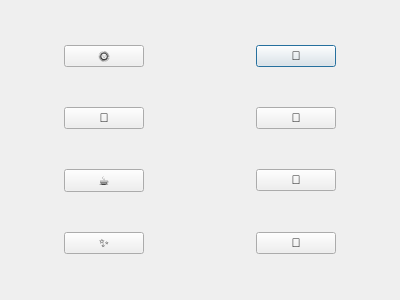
<?xml version="1.0" encoding="UTF-8"?>
<ui version="4.0">
 <class>StickerPicker</class>
 <widget class="QDialog" name="StickerPicker">
  <property name="geometry">
   <rect>
    <x>0</x>
    <y>0</y>
    <width>400</width>
    <height>300</height>
   </rect>
  </property>
  <property name="windowTitle">
   <string>Dialog</string>
  </property>
  <layout class="QGridLayout" name="gridLayout">
   <item row="0" column="1" alignment="Qt::AlignmentFlag::AlignHCenter">
    <widget class="QPushButton" name="btnRainbow">
     <property name="text">
      <string>🌈</string>
     </property>
    </widget>
   </item>
   <item row="1" column="0" alignment="Qt::AlignmentFlag::AlignHCenter">
    <widget class="QPushButton" name="btnMoon">
     <property name="text">
      <string>🌙</string>
     </property>
    </widget>
   </item>
   <item row="3" column="0" alignment="Qt::AlignmentFlag::AlignHCenter">
    <widget class="QPushButton" name="btnSparkle">
     <property name="text">
      <string>✨</string>
     </property>
    </widget>
   </item>
   <item row="1" column="1" alignment="Qt::AlignmentFlag::AlignHCenter|Qt::AlignmentFlag::AlignTop">
    <widget class="QPushButton" name="btnFlower">
     <property name="text">
      <string>🌸</string>
     </property>
    </widget>
   </item>
   <item row="2" column="0" alignment="Qt::AlignmentFlag::AlignHCenter">
    <widget class="QPushButton" name="btnCoffee">
     <property name="text">
      <string>☕</string>
     </property>
    </widget>
   </item>
   <item row="3" column="1" alignment="Qt::AlignmentFlag::AlignHCenter">
    <widget class="QPushButton" name="btnButterfly">
     <property name="text">
      <string>🦋</string>
     </property>
    </widget>
   </item>
   <item row="0" column="0" alignment="Qt::AlignmentFlag::AlignHCenter">
    <widget class="QPushButton" name="btnSun">
     <property name="text">
      <string>🌞</string>
     </property>
    </widget>
   </item>
   <item row="2" column="1" alignment="Qt::AlignmentFlag::AlignHCenter">
    <widget class="QPushButton" name="btnLeaf">
     <property name="text">
      <string>🍃</string>
     </property>
    </widget>
   </item>
  </layout>
 </widget>
 <resources/>
 <connections/>
</ui>
